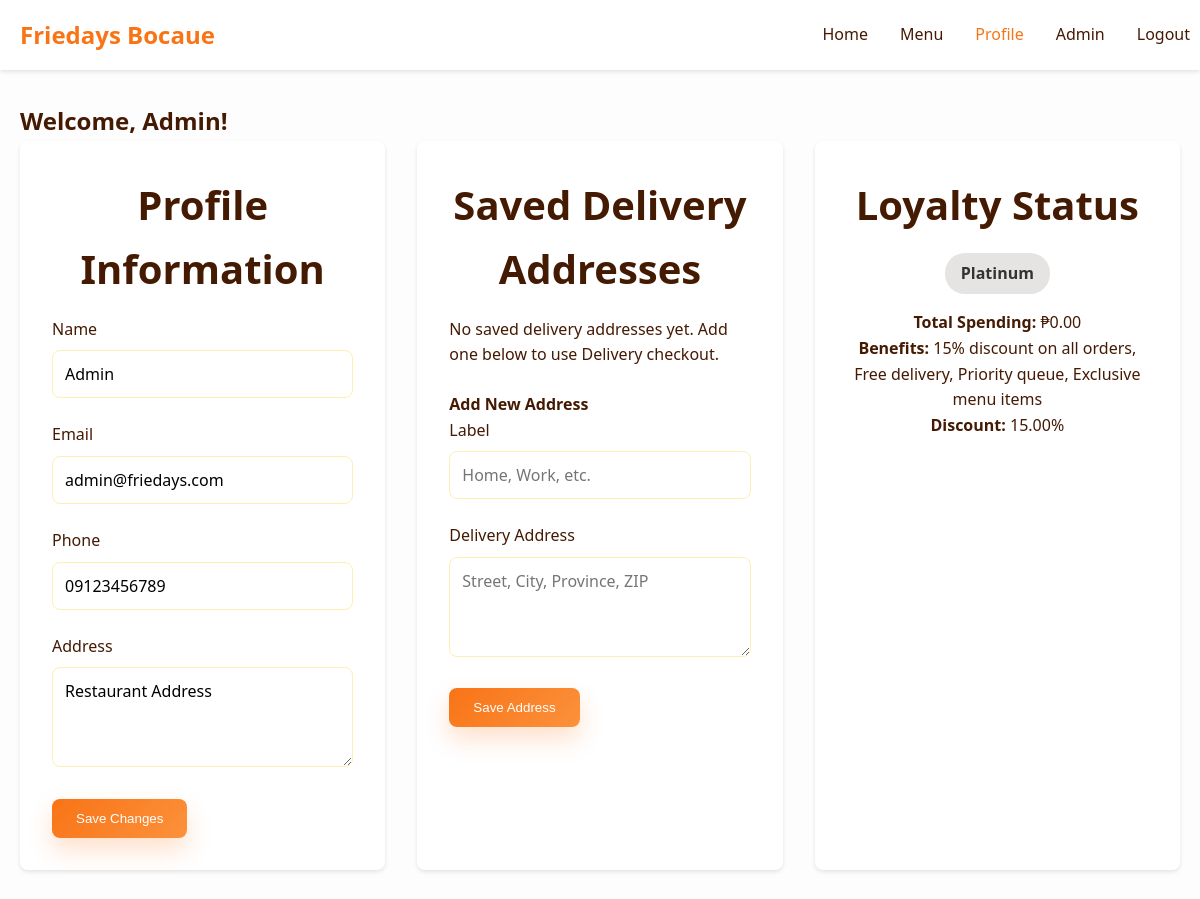
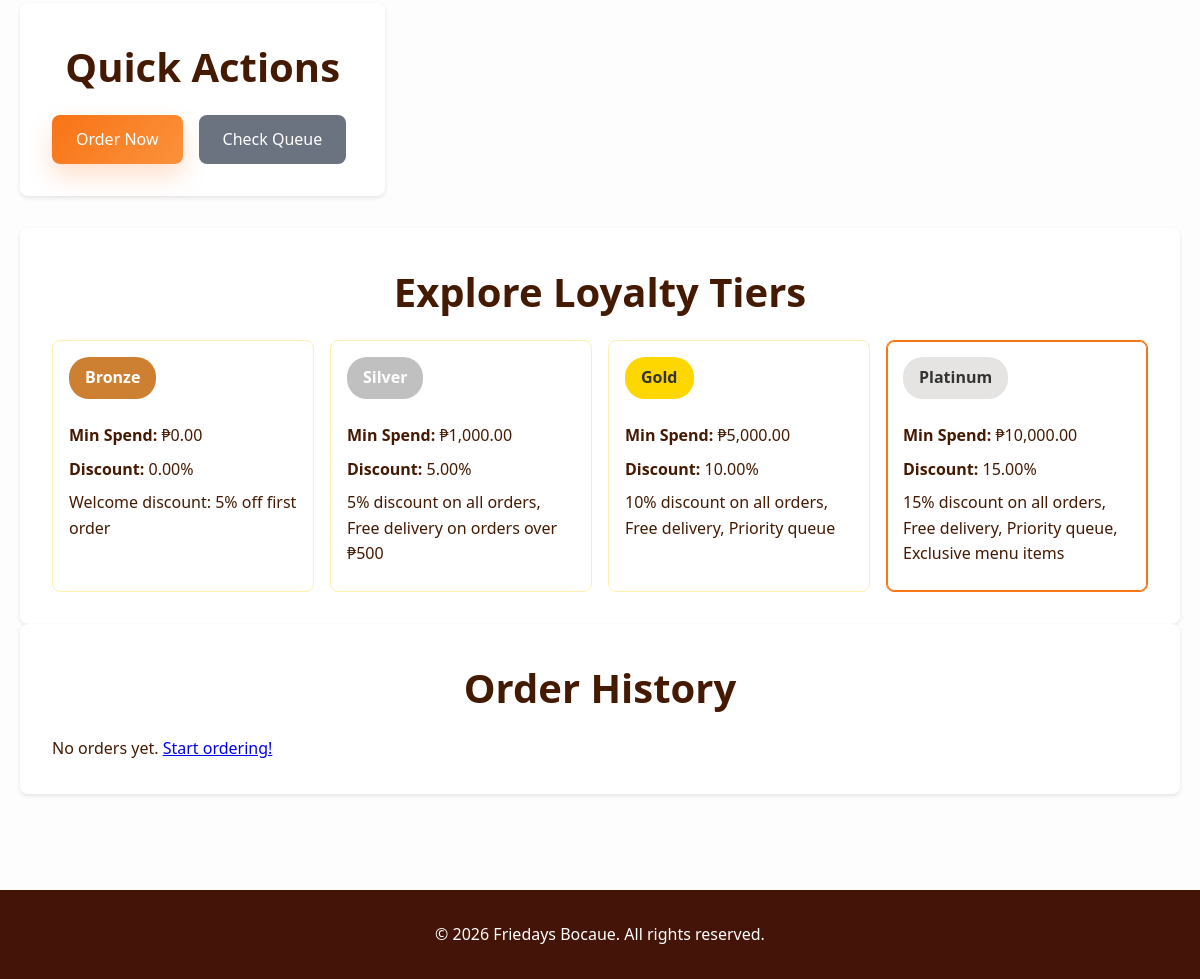
Screenshot of /index.php?page=profile (signed in) with the database file from the repository (2 pictures, top to bottom).
### tables this page shows
CREATE TABLE users (
    id INT AUTO_INCREMENT PRIMARY KEY,
    name VARCHAR(255) NOT NULL,
    email VARCHAR(255) UNIQUE NOT NULL,
    password_hash VARCHAR(255) NOT NULL,
    phone VARCHAR(20) NOT NULL,
    address TEXT NOT NULL,
    role ENUM('customer', 'staff', 'admin') NOT NULL DEFAULT 'customer',
    loyalty_tier ENUM('Bronze', 'Silver', 'Gold', 'Platinum') DEFAULT 'Bronze',
    total_spending DECIMAL(10,2) DEFAULT 0.00,
    created_at TIMESTAMP DEFAULT CURRENT_TIMESTAMP,
    updated_at TIMESTAMP DEFAULT CURRENT_TIMESTAMP ON UPDATE CURRENT_TIMESTAMP
);

CREATE TABLE loyalty_tiers (
    id INT AUTO_INCREMENT PRIMARY KEY,
    tier_name ENUM('Bronze', 'Silver', 'Gold', 'Platinum') NOT NULL,
    discount_percentage DECIMAL(5,2) DEFAULT 0.00,
    benefits TEXT,
    min_spending_threshold DECIMAL(10,2) DEFAULT 0.00
);

### controllers/profile.php (called while the page is built, shortened)
<?php
require_once 'includes/functions.php';
function showProfile() {
    $userId = $_SESSION['user_id'];
    $user = getUserById($userId);
    $orders = getUserOrders($userId);
    $loyaltyTier = getLoyaltyTierByName($user['loyalty_tier']);
    $loyaltyTiers = getLoyaltyTiers();
    $addresses = getUserAddresses($userId);
    include 'views/profile.php';
}
?>

### includes/functions.php (called while the page is built, shortened)
<?php
require_once __DIR__ . '/../config/db.php';
function getUserById($userId) {
    global $pdo;
    $stmt = $pdo->prepare("SELECT * FROM users WHERE id = ?");
    $stmt->execute([$userId]);
    return $stmt->fetch();
}
function getLoyaltyTiers() {
    global $pdo;
    $stmt = $pdo->query("SELECT * FROM loyalty_tiers ORDER BY min_spending_threshold");
    return $stmt->fetchAll();
}
function getLoyaltyTierByName($tierName) {
    global $pdo;
    $stmt = $pdo->prepare("SELECT * FROM loyalty_tiers WHERE tier_name = ?");
    $stmt->execute([$tierName]);
    return $stmt->fetch();
}
?>

### views/profile.php (the view, shortened to what this page needs)
<?php $pageTitle = 'Profile - Friedays Bocaue'; include 'includes/header.php'; ?>
    <main>
        <div class="container">
            <div class="dashboard-container">
                <h2>Welcome, <?php echo htmlspecialchars($user['name']); ?>!</h2>
                <div class="dashboard-grid">
                    <div class="dashboard-card">
                        <h3>Profile Information</h3>
                        <form method="post" class="profile-form">
                            <div class="form-group">
                                <label for="name">Name</label>
                                <input type="text" id="name" name="name" required value="<?php echo htmlspecialchars($user['name']); ?>">
                            </div>
                            <div class="form-group">
                                <label for="email">Email</label>
                                <input type="email" id="email" name="email" required value="<?php echo htmlspecialchars($user['email']); ?>">
                            </div>
                            <div class="form-group">
                                <label for="phone">Phone</label>
                                <input type="tel" id="phone" name="phone" required value="<?php echo htmlspecialchars($user['phone']); ?>">
                            </div>
                            <div class="form-group">
                                <label for="address">Address</label>
                                <textarea id="address" name="address" required><?php echo htmlspecialchars($user['address']); ?></textarea>
                            </div>
                            <button type="submit" class="btn btn-primary">Save Changes</button>
                        </form>
                    </div>
                    <div class="dashboard-card">
                        <h3>Saved Delivery Addresses</h3>
                        <?php if (empty($addresses)): ?>
                            <p>No saved delivery addresses yet. Add one below to use Delivery checkout.</p>
                        <?php endif; ?>
                        <h4 style="margin-top: 1.5rem;">Add New Address</h4>
                        <form method="post" class="profile-form">
                            <div class="form-group">
                                <label for="address_label">Label</label>
                                <input type="text" id="address_label" name="address_label" required placeholder="Home, Work, etc.">
                            </div>
                            <div class="form-group">
                                <label for="address_text">Delivery Address</label>
                                <textarea id="address_text" name="address_text" required placeholder="Street, City, Province, ZIP"></textarea>
                            </div>
                            <button type="submit" class="btn btn-primary">Save Address</button>
                        </form>
                    </div>
                    <div class="dashboard-card">
                        <h3>Loyalty Status</h3>
                        <div class="loyalty-info">
                            <div class="tier-badge tier-<?php echo strtolower($user['loyalty_tier']); ?>">
                                <?php echo htmlspecialchars($user['loyalty_tier']); ?>
                            </div>
                            <p><strong>Total Spending:</strong> ₱<?php echo number_format($user['total_spending'], 2); ?></p>
                            <p><strong>Benefits:</strong> <?php echo htmlspecialchars($loyaltyTier['benefits']); ?></p>
                            <p><strong>Discount:</strong> <?php echo $loyaltyTier['discount_percentage']; ?>%</p>
                        </div>
                    </div>
                    <div class="dashboard-card">
                        <h3>Quick Actions</h3>
                        <div class="quick-actions">
                            <a href="index.php?page=menu" class="btn btn-primary">Order Now</a>
                            <a href="index.php?page=queue" class="btn btn-secondary">Check Queue</a>
                        </div>
                    </div>
                </div>
                <div class="dashboard-card">
                    <h3>Explore Loyalty Tiers</h3>
                    <div class="loyalty-tier-preview">
                        <div class="tier-preview-grid">
                            <?php foreach ($loyaltyTiers as $tier): ?>
                                <div class="tier-preview-card<?php echo $tier['tier_name'] === $user['loyalty_tier'] ? ' current-tier' : ''; ?>">
                                    <div class="tier-badge tier-<?php echo strtolower($tier['tier_name']); ?>">
                                        <?php echo htmlspecialchars($tier['tier_name']); ?>
                                    </div>
                                    <p><strong>Min Spend:</strong> ₱<?php echo number_format($tier['min_spending_threshold'], 2); ?></p>
                                    <p><strong>Discount:</strong> <?php echo $tier['discount_percentage']; ?>%</p>
                                    <p><?php echo htmlspecialchars($tier['benefits']); ?></p>
                                </div>
                            <?php endforeach; ?>
                        </div>
                    </div>
                </div>
                <div class="dashboard-card">
                    <h3>Order History</h3>
                    <?php if (empty($orders)): ?>
                        <p>No orders yet. <a href="index.php?page=menu">Start ordering!</a></p>
                    <?php endif; ?>
                </div>
            </div>
        </div>
    </main>
<?php include 'includes/footer.php'; ?>

### public/css/style.css (style rules this page uses)
:root { --clr-primary: #f97415; --clr-primary-hover: #c2410c; --clr-secondary: #431407; --clr-background: #fdfdfd; --clr-surface: #ffffff; --clr-text: #451a03; --clr-text-light: #78350f; --clr-border: #feefb2; --clr-error: #dc2626; --clr-success: #16a34a; --clr-warning: #ca8a04; --shadow: 0 2px 4px rgba(0, 0, 0, 0.1); --border-radius: 8px; }
* { margin: 0; padding: 0; box-sizing: border-box; }
body { font-family: 'Segoe UI', Tahoma, Geneva, Verdana, sans-serif; line-height: 1.6; color: var(--clr-text); background-color: var(--clr-background); min-height: 100vh; display: flex; flex-direction: column; }
main { flex: 1; }
.container { max-width: 1200px; margin: 0 auto; padding: 0 20px; }
.btn { display: inline-block; padding: 12px 24px; border: none; border-radius: var(--border-radius); cursor: pointer; text-decoration: none; font-weight: 500; transition: all 0.3s ease; text-align: center; }
.btn-primary { background-color: var(--clr-primary); color: white; }
.btn-secondary { background-color: var(--clr-secondary); color: white; }
.form-group { margin-bottom: 1.5rem; }
.form-group label { display: block; margin-bottom: 0.5rem; font-weight: 500; }
.form-group input, .form-group textarea, .form-group select { width: 100%; padding: 12px; border: 1px solid var(--clr-border); border-radius: var(--border-radius); font-size: 16px; }
.form-group textarea { resize: vertical; min-height: 100px; }
.btn-primary { background: linear-gradient(135deg, #f97316 0%, #fb923c 100%); box-shadow: 0 12px 24px rgba(249, 115, 22, 0.22); color: white; }
.btn-secondary { background: #8d5a31; color: white; }
.dashboard-container { padding: 2rem 0; }
.dashboard-grid { display: grid; grid-template-columns: repeat(auto-fit, minmax(300px, 1fr)); gap: 2rem; margin-bottom: 2rem; }
.dashboard-card { background: var(--clr-surface); padding: 2rem; border-radius: var(--border-radius); box-shadow: var(--shadow); }
.dashboard-card h3 { font-size: 2.5rem; text-align: center; margin-bottom: 1rem; color: var(--clr-text); }
.loyalty-info { text-align: center; }
.tier-badge { display: inline-block; padding: 8px 16px; border-radius: 20px; color: white; font-weight: bold; margin-bottom: 1rem; }
.tier-bronze { background-color: #cd7f32; }
.tier-silver { background-color: #c0c0c0; }
.tier-gold { background-color: #ffd700; color: #333; }
.tier-platinum { background-color: #e5e4e2; color: #333; }
.quick-actions { display: flex; gap: 1rem; }
.loyalty-tier-preview { margin-top: 1rem; }
.tier-preview-grid { display: grid; grid-template-columns: repeat(auto-fit, minmax(220px, 1fr)); gap: 1rem; }
.tier-preview-card { padding: 1rem; border: 1px solid var(--clr-border); border-radius: var(--border-radius); background: var(--clr-surface); }
.tier-preview-card.current-tier { border-color: var(--clr-primary); box-shadow: inset 0 0 0 1px var(--clr-primary); }
.tier-preview-card p { margin: 0.5rem 0; }
.btn-secondary { background-color: #6b7280; color: white; }
.form-group label { display: block; margin-bottom: 0.5rem; font-weight: 500; color: var(--clr-text); }
.form-group input, .form-group select, .form-group textarea { width: 100%; padding: 0.75rem; border: 1px solid var(--clr-border); border-radius: var(--border-radius); font-size: 1rem; font-family: inherit; }
.form-group textarea { resize: vertical; }

### rows the page displays
users: name "Admin", email "admin@friedays.com", phone "09123456789", address "Restaurant Address", loyalty_tier "Platinum", total_spending "0.00"
loyalty_tiers: benefits "15% discount on all orders, Free delivery, Priority queue, Exclusive menu items", discount_percentage "15.00", tier_name "Platinum", min_spending_threshold "10,000.00"
loyalty_tiers: tier_name "Bronze", min_spending_threshold "0.00", discount_percentage "0.00", benefits "Welcome discount: 5% off first order"
loyalty_tiers: tier_name "Silver", min_spending_threshold "1,000.00", discount_percentage "5.00", benefits "5% discount on all orders, Free delivery on orders over ₱500"
loyalty_tiers: tier_name "Gold", min_spending_threshold "5,000.00", discount_percentage "10.00", benefits "10% discount on all orders, Free delivery, Priority queue"
